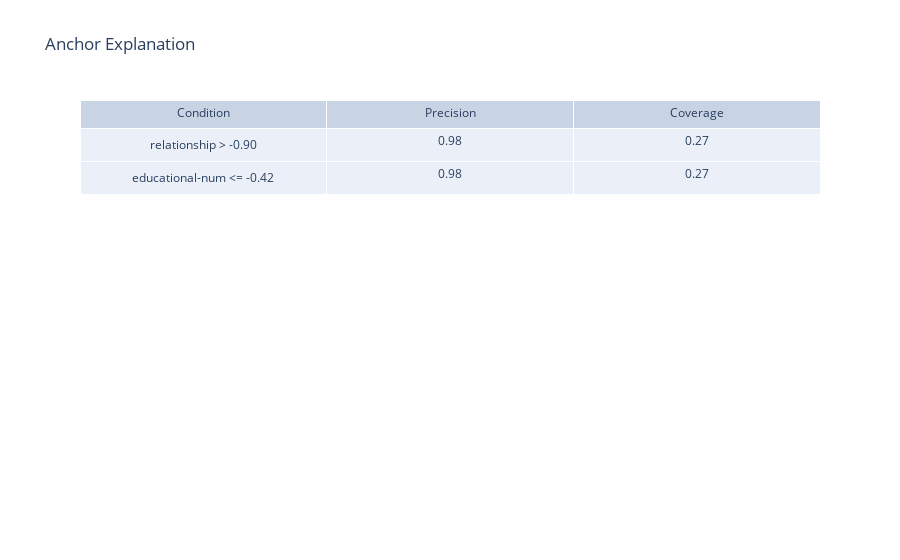

Notebook source saved alongside this figure:
### Code cell
# Extract anchor explanation details
anchor_features = explanation.data['anchor']  # Conditions that make up the anchor
precision = explanation.data['precision']
coverage = explanation.data['coverage']

# Create anchor explanation table
anchor_table = go.Figure(data=[go.Table(
    header=dict(values=['Condition', 'Precision', 'Coverage']),
    cells=dict(values=[anchor_features, [f"{precision:.2f}"] * len(anchor_features), [f"{coverage:.2f}"] * len(anchor_features)])
)])
anchor_table.update_layout(
    title='Anchor Explanation'
)
anchor_table.show()

### Figure 1 — Plotly figure (JSON) as saved in the notebook; plotly's stock layout.template omitted (floating-point values rounded to 4 significant figures)
{"data": [{"cells": {"values": [["relationship > -0.90", "educational-num <= -0.42"], ["0.98", "0.98"], ["0.27", "0.27"]]}, "header": {"values": ["Condition", "Precision", "Coverage"]}, "type": "table"}], "layout": {"autosize": true, "title": {"text": "Anchor Explanation"}}}
